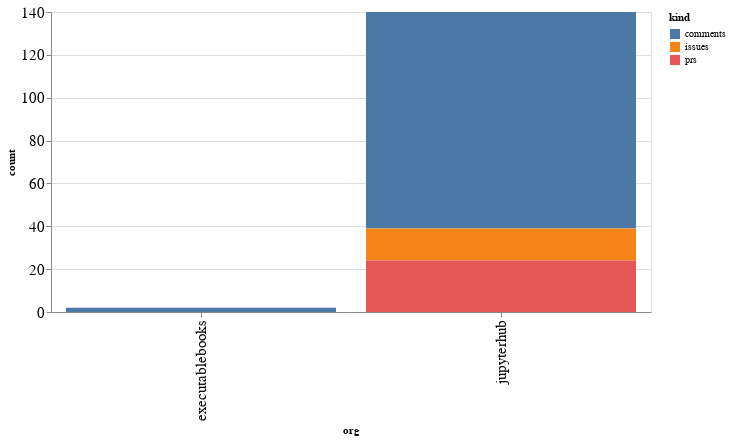

Notebook code for this chart:
### Code cell
alt.Chart(org_summaries, width=600).mark_bar().encode(
    x='org',
    y='count',
    color='kind',
    tooltip="org"
)

### Figure 1 — Vega-Lite specification as saved in the notebook (floating-point values rounded to 4 significant figures)
{"config": {"axisLeft": {"labelFontSize": 15}, "axisBottom": {"labelFontSize": 15}}, "data": {"name": "data-864d078f0af6ef5f2fdfb4288a3dbb91"}, "mark": "bar", "encoding": {"color": {"type": "nominal", "field": "kind"}, "tooltip": {"type": "nominal", "field": "org"}, "x": {"type": "nominal", "field": "org"}, "y": {"type": "quantitative", "field": "count"}}, "width": 600, "$schema": "https://vega.github.io/schema/vega-lite/v4.8.1.json", "datasets": {"data-864d078f0af6ef5f2fdfb4288a3dbb91": [{"org": "executablebooks", "kind": "comments", "count": 2}, {"org": "jupyterhub", "kind": "comments", "count": 101}, {"org": "jupyterhub", "kind": "issues", "count": 15}, {"org": "jupyterhub", "kind": "prs", "count": 24}]}}
